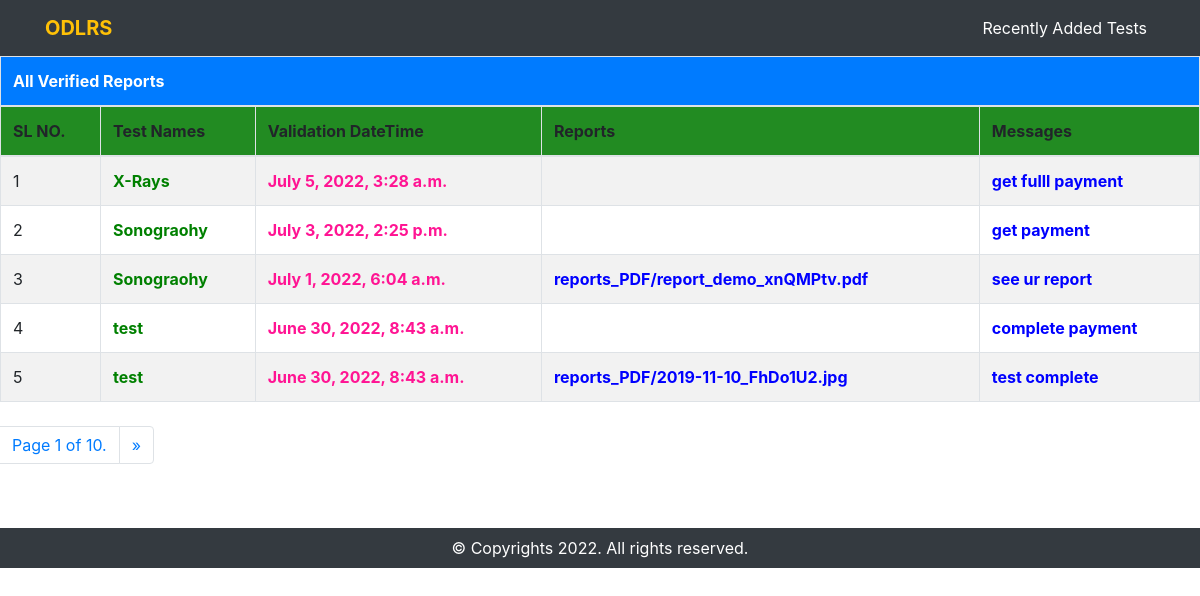
The page /all-reports/ on the database its author committed.
### report_processing/models.py (models this page shows)
class PaymentValidation(models.Model):
    approved_order = models.ForeignKey(TestOrder, on_delete=models.SET_NULL, null=True, blank=True)
    upload_report = models.FileField(upload_to='reports_PDF', null=True, blank=True)
    send_message = models.CharField(max_length=250, null=True, blank=True)
    datetime = models.DateTimeField(auto_now_add=True)
    class Meta:
        ordering = ['-id']

### tests/models.py (models this page shows, shortened)
class TestOrder(models.Model):
    PAYMENT_TYPE = (
        ('Full Payment', 'Full Payment'),
        ('Half Payment', 'Half Payment'),
    )
    PAYMENT_METHOD = (
        ('CASH', 'Cash'),
        ('CREDIT CARD', 'Credit Card'),
        ('ON SPOT', 'On Spot'),
    )
    TIME_SLOT = (
        ('10:00 AM - 2:00 PM', '10:00 AM - 2:00 PM'),
        ('3:00 PM - 7:00 PM', '3:00 PM - 7:00 PM'),
        ('8:00 PM - 10:00 PM', '8:00 PM - 10:00 PM'),
    )
    client_info = models.ForeignKey(Profile, on_delete=models.SET_NULL, null=True, related_name='test_user_order')
    contact_no = models.CharField(max_length=20, blank=False, null=True)
    email = models.EmailField(blank=True, null=True)
    address = models.CharField(max_length=150, blank=True, null=True)
    test_info = models.ForeignKey(Test, on_delete=models.SET_NULL, null=True, related_name='test_order')
    payment_type = models.CharField(max_length=20, choices=PAYMENT_TYPE, default='Full Payment', blank=True, null=True)
    payment_method = models.CharField(max_length=20, choices=PAYMENT_METHOD, blank=True, null=True)
    booked_time_slot = models.CharField(max_length=20, choices=TIME_SLOT, blank=True, null=True)
    booked_date = models.DateField(blank=True, null=True)
    order_created_at = models.TimeField(auto_now=True)
    staff_check = models.BooleanField(default=False)
    admin_approve = models.BooleanField(default=False)
    order_confirmed = models.BooleanField(default=False)
    accepted = models.BooleanField(default=False)
    validation = models.BooleanField(default=False)
    came_for_test = models.BooleanField(default=False)
    class Meta:
        ordering = ['-id']
        verbose_name_plural = 'Test Orders'

class Test(models.Model):
    ACTIVE_STATUS = (
        ('Available', 'AVAILABLE'),
        ('Closed', 'CLOSED'),
    )
    test_name = models.CharField(max_length=250, blank=False)
    image = models.ImageField(default='default_test.jpg', upload_to='test_pics')
    category = models.ForeignKey(TestCategory, on_delete=models.CASCADE, related_name='test_category')
    center = models.ForeignKey(DiagnosticCenter, on_delete=models.CASCADE, related_name='test_center')
    discount = models.PositiveIntegerField(null=True, blank=True)
    price = models.PositiveIntegerField(null=True, blank=True)
    active_status = models.CharField(max_length=20, choices=ACTIVE_STATUS, default='AVAILABLE')
    class Meta:
        ordering = ['-id']
        verbose_name_plural = 'Tests'

### report_processing/views.py (the view)
# urls.py: path('all-reports/', all_reports, name='all-reports'),
def all_reports(request):
    all_reports_query = PaymentValidation.objects.all()
    paginator = Paginator(all_reports_query, 5)
    page = request.GET.get('page')
    all_reports_paginator = paginator.get_page(page)
    template = 'report_processing/all_reports.html'
    context = {'all_reports_query': all_reports_paginator}
    return render(request, template, context)

### templates/report_processing/all_reports.html (shortened to what this page needs)
<!DOCTYPE html>
<html lang="en">
<head>
    <link rel="stylesheet" href="https://maxcdn.bootstrapcdn.com/bootstrap/4.0.0/css/bootstrap.min.css"
 />
</head>
<body>
    <nav class="navbar navbar-expand-lg navbar-dark bg-dark">
        <div class="container">
            <a class="navbar-brand text-warning" href="#"><b>ODLRS</b></a>
            <div class="collapse navbar-collapse" id="navbarSupportedContent">
                <ul class="navbar-nav ml-auto">
                    <li class="nav-item">
                        <a class="nav-link text-white" href="{% url 'tests:all-tests-list-staff-admin' %}">Recently
                            Added
                            Tests</a>
                    </li>
                </ul>
            </div>
        </div>
    </nav>
    <table class="table table-striped table-bordered table-hover mb-4">
        <thead>
        <tr class="bg-primary text-white">
            <th colspan="6"> All Verified Reports </th>
        </tr>
        <tr style="background-color: forestgreen">
            <th>SL NO.</th>
            <th> Test Names </th>
            <th> Validation DateTime </th>
            <th> Reports </th>
            <th> Messages </th>
        </tr>
        </thead>
        <tbody>
        {% for report in all_reports_query %}
            <tr>
                <td> {{ forloop.counter }} </td>
                <td><a href="{% url 'report_processing:single-report-details' report.id %}"><b style="color: green">
                    {{ report.approved_order.test_info.test_name }}
                </b></a></td>
                <td><b style="color: deeppink">{{ report.datetime }}</b></td>
                <td><a href="/media/reports_PDF/report_demo.pdf"><b style="color: blue">{{ report.upload_report }}</b></a></td>
                <td><b style="color: blue">{{ report.send_message }}</b></td>
            </tr>
        {% endfor %}
        </tbody>
    </table>
    <ul class="pagination">
        <li class="page-item">
            <a class="page-link" href="#">Page {{ all_reports_query.number }} of
                {{ all_reports_query.paginator.num_pages }}.</a>
        </li>
        <li class="page-item">
            {% if all_reports_query.has_next %}
                <a class="page-link" href="?page={{ all_reports_query.next_page_number }}" aria-label="Next">
                    <span aria-hidden="true">&raquo;</span>
                </a>
            {% endif %}
        </li>
    </ul>
    <br>
    <br>
    <div class="footer bg-dark text-white text-center py-2">
        <p class="mb-0"> &copy; Copyrights 2022. All rights reserved. </p>
    </div>
</body>
</html>

### templates/report_processing/all_reports.html (style rules this page uses)
p { margin-bottom: 0; }

### rows shown on the page
PaymentValidation: approved_order.test_info.test_name "X-Rays", datetime "July 5, 2022, 3:28 a.m.", send_message "get fulll payment"
PaymentValidation: approved_order.test_info.test_name "Sonograohy", datetime "July 3, 2022, 2:25 p.m.", send_message "get payment"
PaymentValidation: approved_order.test_info.test_name "Sonograohy", datetime "July 1, 2022, 6:04 a.m.", upload_report "reports_PDF/report_demo_xnQMPtv.pdf", send_message "see ur report"
PaymentValidation: approved_order.test_info.test_name "test", datetime "June 30, 2022, 8:43 a.m.", send_message "complete payment"
PaymentValidation: approved_order.test_info.test_name "test", datetime "June 30, 2022, 8:43 a.m.", upload_report "reports_PDF/2019-11-10_FhDo1U2.jpg", send_message "test complete"

### other values the page prints
{{ all_reports_query.number }} "1"
{{ all_reports_query.paginator.num_pages }} "10"
